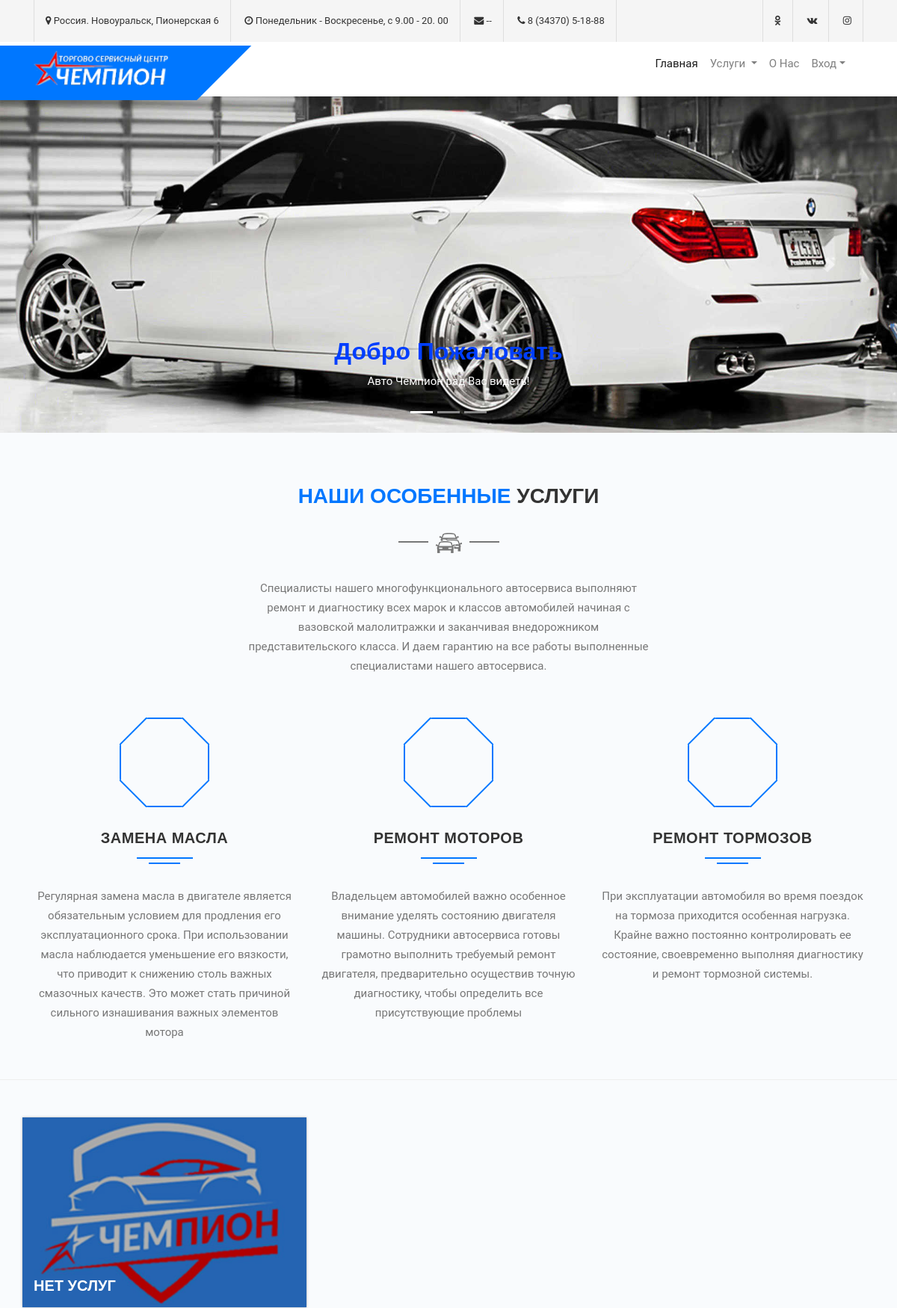
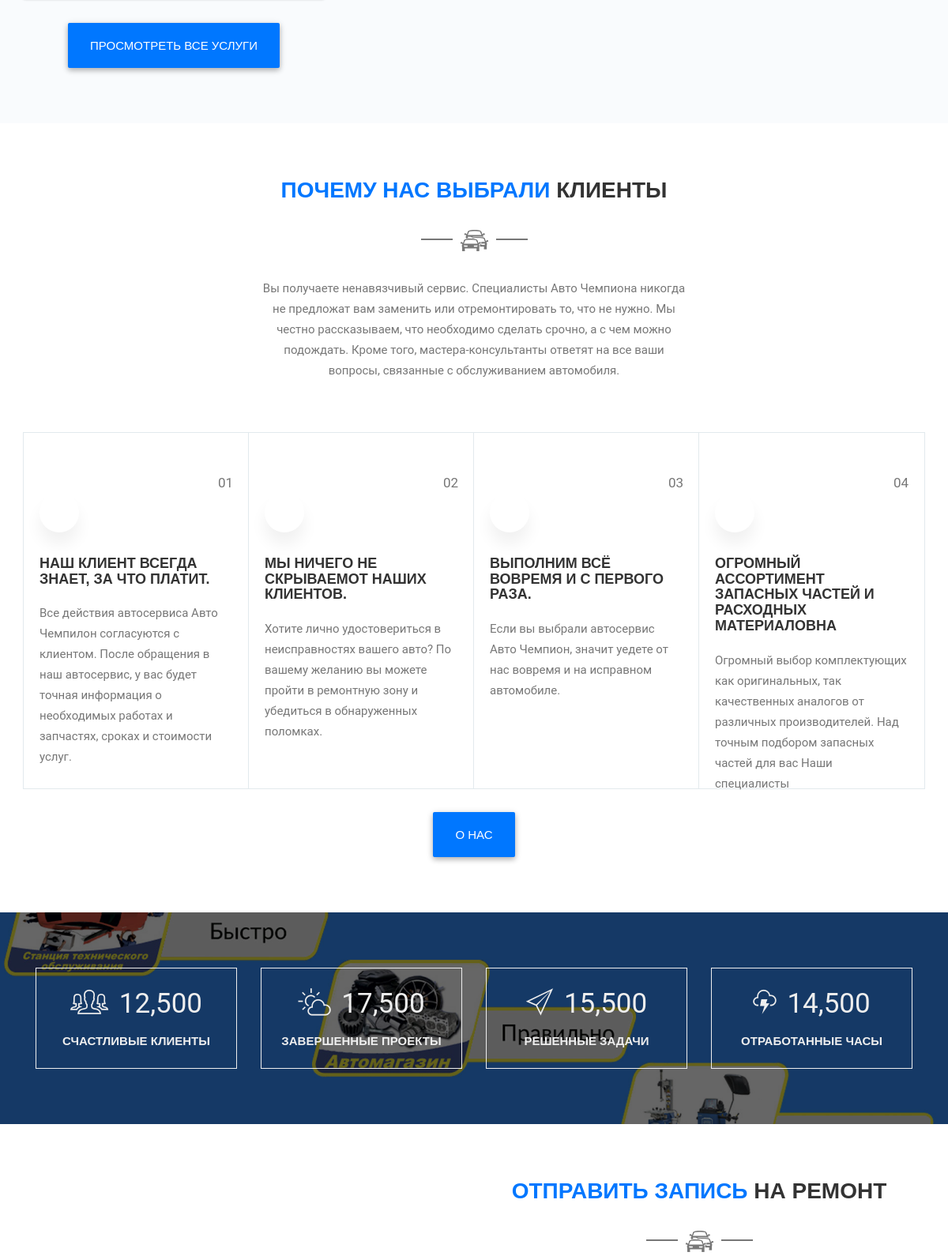
The page / (upper part) on the database its author committed (2 pictures, top to bottom).
### location_address/models.py (models this page shows, shortened)
class LocAddress(models.Model):
    country = models.CharField(max_length=50, verbose_name='Страна')
    city = models.CharField(max_length=50, verbose_name='Город')
    street = models.CharField(max_length=100, verbose_name='Улица')
    home = models.CharField(max_length=5, verbose_name='Дом')
    class Meta:
        verbose_name = 'Место расположения'
        verbose_name_plural = 'Место расположения'

class SocialContacts(models.Model):
    time = models.CharField(max_length=200, verbose_name='Время работы',)
    tel = models.CharField(max_length=100, verbose_name='Телефон')
    mail = models.EmailField(max_length=100, verbose_name='Mail', null=True, blank=True)
    vk = models.CharField(max_length=200, verbose_name='VK', null=True, blank=True)
    ok = models.CharField(max_length=200, verbose_name='OK', null=True, blank=True)
    class Meta:
        verbose_name = 'Контакт'
        verbose_name_plural = 'Контакты'

### main/views.py (the view)
# urls.py: path('', MainView.as_view(), name='main'),
class MainView(TemplateView, ListViewsMixin):
    template_name = 'main/index.html'
    object_list = None
    def get_context_data(self, **kwargs):
        context = super().get_context_data(**kwargs)
        context['title'] = 'Главная'
        context['all_service'] = AllServices.objects.filter(is_published=True, variant_2=True)[:3]
        context['banner'] = Banner.objects.all()
        return context

### main/mixins.py (called while the page is built)
    def get_context_data(self, *args, **kwargs):
        context = super(ListViewsMixin, self).get_context_data(*args, **kwargs)
        context['location_address'] = LocAddress.objects.get()
        context['social_contacts'] = SocialContacts.objects.get()
        context['object_list'] = AllServices.objects.filter(is_published=True, variant_2=True)
        return context

### main/templates/main/index.html (shortened to what this page needs)
{% extends 'base.html' %}{% load static %}
{% block address %}
    {% include 'address/index.html' %}
{% endblock %}
{% block content_main %}
    {% include 'main/slider/slider.html' %}
    {% include 'all_services/all_services.html' %}
    <div class="content-block-area">
        <div class="container">
            <div class="row flex-center">
                    <div class="col-md-6 col-md-offset-3">
                        <div class="section-title text-center">
                            <h2><span>Почему нас выбрали</span> клиенты</h2>
                            <div class="car-icon"><img src="{% static 'main/assets/img/cars.png' %}" alt="car"></div>
                            <p>Вы получаете ненавязчивый сервис.
                                Специалисты Авто Чемпиона никогда не предложат вам заменить или отремонтировать то, что
                                не
                                нужно.
                                Мы честно рассказываем, что необходимо сделать срочно, а с чем можно подождать. Кроме
                                того,
                                мастера-консультанты ответят на все ваши вопросы, связанные с обслуживанием
                                автомобиля.</p>
                        </div>
                </div>
            </div>
            <div class="row">
                <div class="col-sm-6 col-md-3">
                    <div class="boxed-item" style="height: 30em;">
                        <span class="sirial-number">01</span>
                        <span class="single-boxed"><i class="flaticon-crane"></i></span>
                        <h3>Наш клиент всегда знает, за что платит.</h3>
                        <p>Все действия автосервиса Авто Чемпилон согласуются с клиентом. После обращения в наш
                            автосервис,
                            у
                            вас будет точная информация о необходимых работах и запчастях, сроках и стоимости услуг.</p>
                    </div>
                </div>
                <div class="col-sm-6 col-md-3">
                    <div class="boxed-item" style="height: 30em;">
                        <span class="sirial-number">02</span>
                        <span class="single-boxed"><i class="flaticon-wheel-1"></i></span>
                        <h3>Мы ничего не скрываемот наших клиентов.</h3>
                        <p>Хотите лично удостовериться в неисправностях вашего авто? По вашему желанию вы можете пройти
                            в
                            ремонтную зону и убедиться в обнаруженных поломках.</p>
                    </div>
                </div>
                <div class="col-sm-6 col-md-3">
                    <div class="boxed-item" style="height: 30em;">
                        <span class="sirial-number">03</span>
                        <span class="single-boxed"><i class="flaticon-speedometer"></i></span>
                        <h3>Выполним всё вовремя и с первого раза.</h3>
                        <p>Если вы выбрали автосервис Авто Чемпион, значит уедете от нас вовремя и на исправном
                            автомобиле.</p>
                    </div>
                </div>
                <div class="col-sm-6 col-md-3">
                    <div class="boxed-item" style="height: 30em;">
                        <span class="sirial-number">04</span>
                        <span class="single-boxed"><i class="flaticon-car-radio"></i></span>
                        <h3>Огромный ассортимент запасных частей и расходных материаловна</h3>
                        <p>Огромный выбор комплектующих как оригинальных, так качественных аналогов от
                            различных производителей. Над точным подбором запасных частей для вас Наши специалисты</p>
                    </div>
                </div>
            </div>
            <div class="col-md-12 text-center">
                <a href="" class="btn theme-btn">О Нас</a>
            </div>
        </div>
    </div>
    <div class="count-down-area count-bg jarallax">
        <div class="container">
            <div class="row">
                <div class="col-sm-6 col-md-3">
                    <div class="count-down-boxed text-center">
                        <span class="count-icon"><i class="ion-ios-people-outline"></i> <span
                                class="count-number counter">12,500</span></span>
                        <h3 class="count-info">Счастливые клиенты</h3>
                    </div>
                </div>
                <div class="col-sm-6 col-md-3">
                    <div class="count-down-boxed text-center">
                    <span class="count-icon"><i class="ion-ios-partlysunny-outline"></i> <span
                            class="count-number counter">17,500</span></span>
                        <h3 class="count-info">Завершенные проекты</h3>
                    </div>
                </div>
                <div class="col-sm-6 col-md-3">
                    <div class="count-down-boxed text-center">
                    <span class="count-icon"><i class="ion-ios-paperplane-outline"></i> <span
                            class="count-number counter">15,500</span></span>
                        <h3 class="count-info">Решенные задачи</h3>
                    </div>
                </div>
                <div class="col-sm-6 col-md-3">
                    <div class="count-down-boxed text-center">
                    <span class="count-icon"><i class="ion-ios-thunderstorm-outline"></i> <span
                            class="count-number counter">14,500</span></span>
                        <h3 class="count-info">Отработанные часы</h3>
                    </div>
                </div>
            </div>
        </div>
    </div>
    <div class="content-block-area">
        <div class="container">
            <div class="row">
                <div class="col-md-6">
                </div>
                <div class="col-md-6">
                    <div class="section-title text-center">
                        <h2><span>Отправить запись</span> на ремонт</h2>
                        <div class="car-icon"><img src="{% static 'main/assets/img/cars.png' %}" alt="car"></div>
                    </div>
                </div>
            </div>
        </div>
    </div>
{% endblock %}

### location_address/templates/address/index.html
{% load humanize %}
    <div class="top-header-area">
        <div class="container">
            <div class="row">
                {% if location_address %}
                <div class="col-sm-12 col-md-10">
                    <ul>
                        <li><a href="#"><i
                                class="fa fa-map-marker"></i> {{ location_address.country | default_if_none:"--" }}.
                            {{ location_address.city | default_if_none:"--" }}, {{ location_address.street | default_if_none:"--" }}
                            {{ location_address.home | default_if_none:"--" }}</a></li>
                        <li><a href="#"><i class="fa fa-clock-o"></i> {{ social_contacts.time | default_if_none:"--" }}
                        </a></li>
                        <li><a href="#"><i class="fa fa-envelope"></i> {{ social_contacts.mail | default_if_none:"--" }}
                        </a></li>
                        <li><a href="#"><i class="fa fa-phone"></i> {{ social_contacts.tel | default_if_none:"--" }}</a>
                        </li>
                    </ul>
                </div>
                <div class="col-sm-12 col-md-2">
                    <div class="share-icons">
                        <ul>
                            <li><a href="#"><i class="fa fa-odnoklassniki"></i></a></li>
                            <li><a href="#"><i class="fa fa-vk"></i></a></li>
                            <li><a href="#"><i class="fa fa-instagram"></i></a></li>
                        </ul>
                    </div>
                </div>
                {% endif %}
            </div>
        </div>
    </div>

### static/main/style.css (style rules this page uses)
* { margin: 0; padding: 0; }
html, body { height: 100%; }
body { font-family: 'Roboto', sans-serif; font-size: 15px; line-height: 26px; color: #777; }
ul { list-style: none; margin: 0; padding: 0; }
a { -webkit-transition: all 0.3s ease 0s; transition: all 0.3s ease 0s; }
h1, h2, h3, h4, h5 { font-family: 'Raleway', sans-serif; font-weight: 700; color: #333; line-height: 1.1; }
h3 { font-weight: 600; text-transform: uppercase; font-size: 20px; }
img { max-width: 100%; }
.btn { display: inline-block; padding: 15px 25px; margin-bottom: 0; font-size: 15px; font-weight: 500; line-height: 1.42857143; text-align: center; text-transform: uppercase; white-space: nowrap; vertical-align: middle; -ms-touch-action: manipulation; touch-action: manipulation; cursor: pointer; -webkit-user-select: none; -moz-user-select: none; -ms-user-select: none; user-select: none; background-image: none; border: 1px solid transparent; border-radius: 0px; font-family: 'Raleway', sans-serif; }
.theme-btn { background: #0077ff none repeat scroll 0 0; color: #fff; margin-top: 30px; }
.btn { display: inline-block; text-align: center; border: 3px solid #0077ff; border-radius: 2px; position: relative; box-shadow: 0 2px 10px rgba(0, 0, 0, 0.16), 0 3px 6px rgba(0, 0, 0, 0.2); z-index: 2; }
.btn:before { -webkit-transition: 0.5s all ease; transition: 0.5s all ease; position: absolute; top: 0; left: 50%; right: 50%; bottom: 0; opacity: 0; content: ''; background: rgba(0, 0, 0, .5); color: #fff; z-index: -1; }
.content-block-area { padding: 100px 0; }
.section-title h2 { font-size: 28px; text-transform: uppercase; margin: 0; }
.section-title span { color: #0077ff; }
.car-icon { display: inline-block; margin: 30px 0; position: relative; }
.car-icon::before { background: #777 none repeat scroll 0 0; content: ""; height: 2px; left: -50px; position: absolute; top: 15px; width: 40px; }
.car-icon::after { background: #777 none repeat scroll 0 0; content: ""; height: 2px; right: -50px; position: absolute; top: 15px; width: 40px; }
.top-header-area { background-color: #f5f5f5; color: #333333; font-size: 14px; }
.top-header-area ul li { display: inline-block; border-right: 1px solid #dedede; }
.top-header-area ul li:first-child { border-left: 1px solid #dedede; }
.top-header-area ul li a { color: #333333; display: block; font-size: 14px; padding: 15px; }
.share-icons { text-align: right; }
.share-icons ul li a { font-size: 16px; }
.flex-center { display: flex; justify-content: center; }
.boxed-item { background: #fff none repeat scroll 0 0; box-shadow: 0 0 0 1px #e2e9ed; box-sizing: border-box; margin-left: -15px; margin-right: -15px; margin-top: 50px; padding: 50px 20px; transition: all 0.4s ease 0s; -webkit-transition: all 0.4s ease 0s; }
.sirial-number { display: block; text-align: right; font-size: 17px; color: #777; }
.boxed-item .flaticon-crane::before, .boxed-item .flaticon-wheel-1:before, .boxed-item .flaticon-speedometer:before, .boxed-item .flaticon-car-radio:before { color: #0077ff; font-size: 25px; line-height: 55px; margin-left: 0; }
.single-boxed { border-radius: 50%; box-shadow: 0 15px 20px 0 rgba(0, 0, 0, 0.06); display: inline-block; height: 50px; position: relative; text-align: center; transition: all 0.2s ease-in-out 0s; -webkit-transition: all 0.2s ease-in-out 0s; width: 50px; }
.boxed-item > h3 { margin: 30px 0 20px; }
.count-down-area { background-color: #ddd; background-size: cover; background-position: center center; padding: 70px 0; position: relative; }
.count-down-area::before { background: #000 none repeat scroll 0 0; content: ""; height: 100%; left: 0; opacity: 0.6; position: absolute; top: 0; width: 100%; }
.count-bg { background-image: url(assets/img/count-bg.jpg); }
.count-down-boxed { border: 1px solid #eee; color: #eee; padding: 25px 15px; transition: all 0.5s ease 0s; -webkit-transition: all 0.5s ease 0s; }
.count-down-boxed .ion-ios-people-outline::before, .count-down-boxed .ion-ios-partlysunny-outline::before, .count-down-boxed .ion-ios-paperplane-outline::before, .count-down-boxed .ion-ios-thunderstorm-outline::before { display: inline-block; font-size: 55px; line-height: 35px; }
.count-down-boxed .count-number { display: inline-block; font-size: 35px; margin-left: 10px; position: relative; top: -7px; }
.count-down-boxed h3 { color: #eee; font-size: 17px; margin: 13px 0 0; }

### rows shown on the page
LocAddress: country "Россия", city "Новоуральск", street "Пионерская", home "6"
SocialContacts: time "Понедельник - Воскресенье, с 9.00 - 20. 00", mail "--", tel "8 (34370) 5-18-88"
